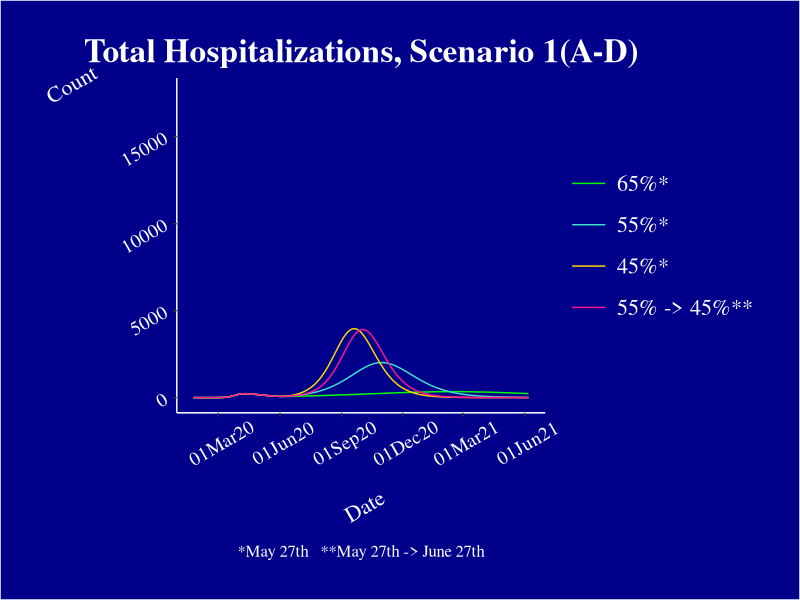
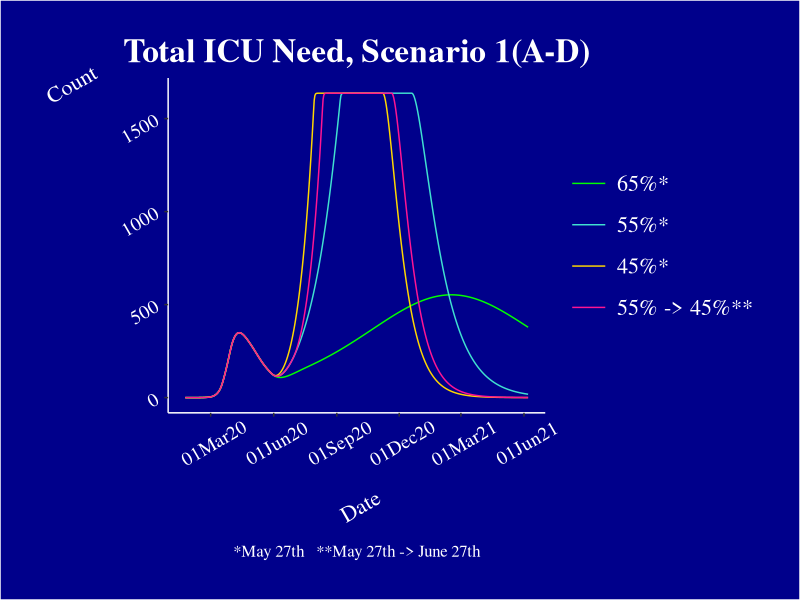
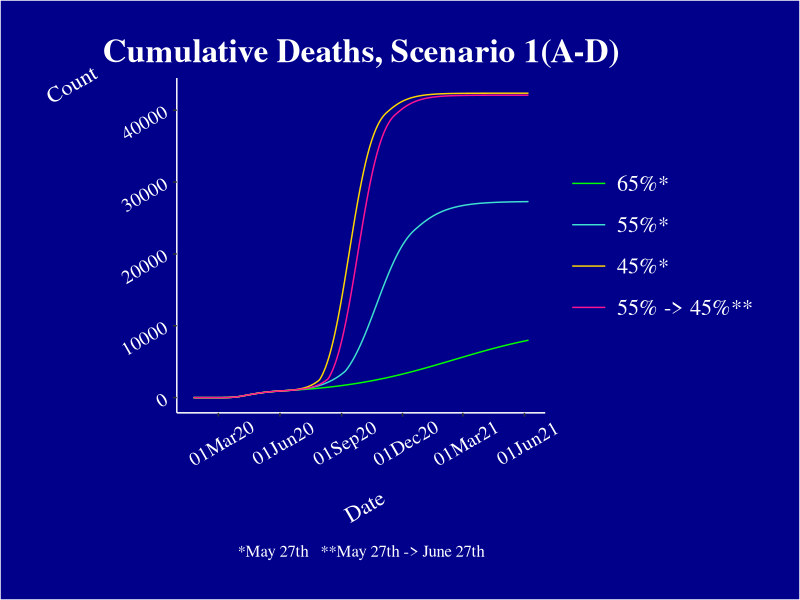

Write the R code that produced these figures, in order. (Note: this script raises an error after producing the figures.)
## load deSolve package
library(deSolve)

# change the populations as needed according to grouping scheme

Cp <- 5840795 #5359295 # Colorado population = 5840795, 9% higher for previous runs, multiply all by 1.08984
n1 <- 1513005 #1388277 # population age group 1
n2 <- 1685869 #1546890 # population age group 2
n3 <- 1902963 #1746088 # population age group 3
n4 <- 738958 #678040 # population age group 4

# build SEIR model as an R function

seir1 <- function(t, x, parms) {
  
  with(as.list(c(parms, x)), {
    
    # change over time in efficacy of % mag SD among specific age groups
    ef1 <- ifelse(t<t2, 0, ifelse(t<t3, mag1, ifelse(t<t4, mag2, ifelse(t<t5, mag3, ifelse(t<t6,  mag4, ifelse(t< t7, ef1_1,ifelse(t<t8,  ef1_2, ef1_3)))))))
    #ef2 <- ifelse(t<t2, 0, ifelse(t<t3, mag1, ifelse(t<t4, mag2, ifelse(t<t5, mag3, ifelse(t<t6,  mag4, ifelse(t< t7, ef2_1,ifelse(t<t8,  ef2_2, ef2_3)))))))
    #ef3 <- ifelse(t<t2, 0, ifelse(t<t3, mag1, ifelse(t<t4, mag2, ifelse(t<t5, mag3, ifelse(t<t6,  mag4, ifelse(t< t7, ef3_1,ifelse(t<t8,  ef3_2, ef3_3)))))))
    ef4 <- ifelse(t<t2, 0, ifelse(t<t3, mag1, ifelse(t<t4, mag2, ifelse(t<t5, mag3, ifelse(t<t6,  mag4, ifelse(t< t7, ef4_1,ifelse(t<t8,  ef4_2, ef4_3)))))))
    
    siI <- ifelse (t < t1, 0, siI) ##Change proportion of symptomatics that self-isolate after 4/27
    ramp <-ifelse(t < 129, 0, ifelse(t<168,(t-129)*ramp, 39*ramp)) #For ramp up in case isolation : increases proportion of symptomatic case isoaltion over time
    maska <- ifelse(t< 73, 0, ifelse(t< t4,maska,maskb))
    CT  <- ifelse(t < t6, 0, pCT)
    
    dS1  <-    - (I1+I2+I3+I4)*(beta*(1-(maska*0.03))*lambda*S1*(1-(siI+ramp))*(1-ef1))/N - (beta*S1*(1-(maska*0.2667))*(A1+A2+A3+A4)*(1-ef1))/N 
    dE1  <-    - E1/alpha   + (I1+I2+I3+I4)*(beta*(1-(maska*0.03))*lambda*S1*(1-(siI+ramp))*(1-ef1))/N + (beta*S1*(1-(maska*0.2667))*(A1+A2+A3+A4)*(1-ef1))/N 
    dI1  <- (E1*pS1)/alpha - I1*(gamma) -  I1*pID*CT*kap*pi*om
    dII1 <-                         (I1+A1)*pID*CT*kap*pi*om - II1*gamma
    dIh1 <- I1*hosp1*gamma + II1*pS1*hosp1*gamma - Ih1*1/8
    dA1  <- (E1*(1-pS1))/alpha - A1*gamma - A1*pID*CT*kap*pi*om
    dR1  <- (I1+II1*pS1)*(gamma*(1-hosp1-cc1)) + A1*gamma 
    dRh1 <- Ih1*1/8
  
    dIc <- ((I1+II1*pS1)*cc1 + (I2+II2*pS2)*cc2 + (I3+II3*pS3)*cc3 + (I4+II4*pS4)*cc4)*gamma - min(Ic,cap)*(1/10) - max(((Ic + ((I1+II1*pS1)*cc1 + (I2+II2*pS2)*cc2 + (I3+II3*pS3)*cc3 + (I4+II4*pS4)*cc4)*gamma)-cap),0)    
    dRc <- (1 - dc)*min(Ic,cap)*(1/10)
    dD  <-      dc *min(Ic,cap)*(1/10)                       + max(((Ic + I1*cc1*gamma + I2*cc2*gamma + I3*cc3*gamma + I4*cc4*gamma)-cap),0) 
    
    dS2  <-    - (I1+I2+I3+I4)*(beta*(1-(maska*0.03))*lambda*S2*(1-(siI+ramp))*(1-ef1))/N - (beta*S2*(1-(maska*0.2667))*(A1+A2+A3+A4)*(1-ef1))/N 
    dE2  <-    - E2/alpha   + (I1+I2+I3+I4)*(beta*(1-(maska*0.03))*lambda*S2*(1-(siI+ramp))*(1-ef1))/N + (beta*S2*(1-(maska*0.2667))*(A1+A2+A3+A4)*(1-ef1))/N 
    dI2  <- (E2*pS2)/alpha - I2*(gamma) -  I2*pID*CT*kap*pi*om
    dII2 <-                         (I2+A2)*pID*CT*kap*pi*om - II2*gamma
    dIh2 <- I2*hosp2*gamma + II2*pS2*hosp2*gamma - Ih2*1/8
    dA2  <- (E2*(1-pS2))/alpha - A2*gamma - A2*pID*CT*kap*pi*om
    dR2  <- (I2+II2*pS2)*(gamma*(1-hosp2-cc2)) + A2*gamma 
    dRh2 <- Ih2*1/8 
    
    dS3  <-    - (I1+I2+I3+I4)*(beta*(1-(maska*0.03))*lambda*S3*(1-(siI+ramp))*(1-ef1))/N - (beta*S3*(1-(maska*0.2667))*(A1+A2+A3+A4)*(1-ef1))/N 
    dE3  <-    - E3/alpha   + (I1+I2+I3+I4)*(beta*(1-(maska*0.03))*lambda*S3*(1-(siI+ramp))*(1-ef1))/N + (beta*S3*(1-(maska*0.2667))*(A1+A2+A3+A4)*(1-ef1))/N 
    dI3  <- (E3*pS3)/alpha - I3*(gamma)  - I3*pID*CT*kap*pi*om
    dII3 <-                         (I3+A3)*pID*CT*kap*pi*om - II3*gamma
    dIh3 <- I3*hosp3*gamma + II3*pS3*hosp3*gamma - Ih3*1/8
    dA3  <- (E3*(1-pS3))/alpha - A3*gamma - A3*pID*CT*kap*pi*om
    dR3  <- (I3+II3*pS3)*(gamma*(1-hosp3-cc3)) + A3*gamma 
    dRh3 <- Ih3*1/8

    dS4  <-    - (I1+I2+I3+I4)*(beta*(1-(maska*0.03))*lambda*S4*(1-(siI+ramp))*(1-ef4))/N - (beta*S4*(1-(maska*0.2667))*(A1+A2+A3+A4)*(1-ef4))/N 
    dE4  <-    - E4/alpha   + (I1+I2+I3+I4)*(beta*(1-(maska*0.03))*lambda*S4*(1-(siI+ramp))*(1-ef4))/N + (beta*S4*(1-(maska*0.2667))*(A1+A2+A3+A4)*(1-ef4))/N 
    dI4  <- (E4*pS4)/alpha - I4*(gamma)  - I4*pID*CT*kap*pi*om
    dII4 <-                         (I4+A4)*pID*CT*kap*pi*om - II4*gamma
    dIh4 <- I4*hosp4*gamma + II4*pS4*hosp4*gamma - Ih4*1/8
    dA4  <- (E4*(1-pS4))/alpha - A4*gamma - A4*pID*CT*kap*pi*om
    dR4  <- (I4+II4*pS4)*(gamma*(1-hosp4-cc4)) + A4*gamma 
    dRh4 <- Ih4*1/8

    der <- c(dS1, dE1, dI1, dII1, dIh1, dA1, dR1, dRh1, dIc, dRc, dD,
             dS2, dE2, dI2, dII2, dIh2, dA2, dR2, dRh2, 
             dS3, dE3, dI3, dII3, dIh3, dA3, dR3, dRh3, 
             dS4, dE4, dI4, dII4, dIh4, dA4, dR4, dRh4)
    
    list(der,
         It = I1 + I2 + I3 + I4,
         IIt = II1 + II2 + II3 + II4)
  })
}


scen <- read.csv('CT 4ages params 0609.csv')

# rows (n) to represent scenario numbers
n <- as.numeric(nrow(scen)) 
covid_ts <- list() # empty data frame to hold the time series data

# run simulations from time 1 to 500, one simulation per scenario row for as many rows as we have

for(i in 1:n){
  # define parameters that will change
  
  parms <- c(beta = scen[i, c('beta')], # transmission rate
             cap = 1800,
             gamma = 1/8,
             alpha = 5.1,
             Cp = Cp,
             n1 = n1,
             n2 = n2,
             n3 = n3,
             n4 = n4,
             dc = 0.5, # death rate from ICU
             ef1_1 = scen[i,c('ef1_1')],
             ef1_2 = scen[i,c('ef1_2')],
             ef1_3 = scen[i,c('ef1_3')],
             ef2_1 = scen[i,c('ef2_1')],
             ef2_2 = scen[i,c('ef2_2')],
             ef2_3 = scen[i,c('ef2_3')],
             ef3_1 = scen[i,c('ef3_1')],
             ef3_2 = scen[i,c('ef3_2')],
             ef3_3 = scen[i,c('ef3_3')],
             ef4_1 = scen[i,c('ef4_1')],
             ef4_2 = scen[i,c('ef4_2')],
             ef4_3 = scen[i,c('ef4_3')],
             ef1 = 0,
             ef2 = 0,
             ef3 = 0,
             ef4 = 0,
             pS1 = scen[i,c('pS1')], ## proportion of infectious individuals symptomatic (0-19)
             pS2 = scen[i,c('pS2')], ## proportion of infectious individuals symptomatic (20-39)
             pS3 = scen[i,c('pS3')], ## proportion of infectious individuals symptomatic (40-59)
             pS4 = scen[i,c('pS4')], ## proportion of infectious individuals symptomatic (60-79)
             pID = scen[i,c('pID')], ## proportion of symptomatic individuals Identified
             siI = scen[i,c('siI')],## Proportion of symptomatic individuals self isolate
             lambda = scen[i,c('lambda')], ##difference in infectiousness symptomatic/asymptomatic
             hosp1 = scen[i,c('hosp1')], 
             cc1 = scen[i,c('cc1')],
             hosp2 = scen[i,c('hosp2')], 
             cc2 = scen[i,c('cc2')],
             hosp3 = scen[i,c('hosp3')], 
             cc3 = scen[i,c('cc3')],
             hosp4 = scen[i,c('hosp4')], 
             cc4 = scen[i,c('cc4')],
             mag1 = scen[i, c('mag1')],
             mag2 = scen[i, c('mag2')],
             mag3 = scen[i, c('mag3')],
             mag4 = scen[i, c('mag4')],
             t1 = scen[i,c('t1')],
             t2 = scen[i,c('t2')],
             t3 = scen[i,c('t3')],
             t4 = scen[i,c('t4')],
             t5 = scen[i,c('t5')],
             t6 = scen[i,c('t6')],
             t7 = scen[i,c('t7')],
             t8 = scen[i,c('t8')],
             ramp = scen[i,c('ramp')],
             maska = scen[i,c('maska')],
             maskb = scen[i,c('maskb')],
             kap = scen[i,c("kap")], #average number of contacts traced per detected case
             pCT = scen[i,c("pCT")], #proportion of identified cases with contacts traced
             pi = scen[i,c("pi")], #probability a contact traced infected individual is isolated before infecting other susceptibles 
             om = scen[i,c("om")] #probability a contact traced individual is infected
  )
  
  dt      <- seq(0, 500, 1)
  
  inits      <- c(S1 = n1 - 1, E1 = 0, I1 = 1, II1 = 0, Ih1 = 0, A1 = 0, R1 = 0, Rh1 = 0, Ic = 0, Rc = 0, D = 0,
                  S2 = n2,     E2 = 0, I2 = 0, II2 = 0, Ih2 = 0, A2 = 0, R2 = 0, Rh2 = 0,
                  S3 = n3,     E3 = 0, I3 = 0, II3 = 0, Ih3 = 0, A3 = 0, R3 = 0, Rh3 = 0,
                  S4 = n4,     E4 = 0, I4 = 0, II4 = 0, Ih4 = 0, A4 = 0, R4 = 0, Rh4 = 0)
  N  <- Cp
  
  
  out <- lsoda(inits, dt, seir1, parms = parms)
  covid_ts[[i]] <- as.matrix(out)
}

#library(dplyr)
all <-  as.data.frame(cbind(rep(1:n, each=501), do.call("rbind", covid_ts)))
all$scenario <- all$V1
all$V1 <- NULL

all.scen <- merge(scen, all, by = "scenario")

write.csv(all.scen, './allscenarios_4ageCT_deaths.csv', row.names = F)

# plot total daily hospitalizations for all the proposed scenarios for each of the age groups

library(ggplot2)

# Multiple plot function

multiplot <- function(..., plotlist=NULL, file, cols=1, layout=NULL) {
  library(grid)
  
  # Make a list from the ... arguments and plotlist
  plots <- c(list(...), plotlist)
  
  numPlots = length(plots)
  
  # If layout is NULL, then use 'cols' to determine layout
  if (is.null(layout)) {
    # Make the panel
    # ncol: Number of columns of plots
    # nrow: Number of rows needed, calculated from # of cols
    layout <- matrix(seq(1, cols * ceiling(numPlots/cols)),
                     ncol = cols, nrow = ceiling(numPlots/cols))
  }
  
  if (numPlots==1) {
    print(plots[[1]])
    
  } else {
    # Set up the page
    grid.newpage()
    pushViewport(viewport(layout = grid.layout(nrow(layout), ncol(layout))))
    
    # Make each plot, in the correct location
    for (i in 1:numPlots) {
      # Get the i,j matrix positions of the regions that contain this subplot
      matchidx <- as.data.frame(which(layout == i, arr.ind = TRUE))
      
      print(plots[[i]], vp = viewport(layout.pos.row = matchidx$row,
                                      layout.pos.col = matchidx$col))
    }
  }
}

# subset into Scenario 1
# add an incrementing date vector with January 24th, 2020 as the starting value

scen1 <- subset(all.scen, all.scen$scenalpha == "1A" | all.scen$scenalpha == "1B" |
                  all.scen$scenalpha == "1C" | all.scen$scenalpha == "1D")

scen1$date <- seq(from = as.Date("2020/1/24"), to = as.Date("2020/1/24") + 500, "days")

# generate the total hospitalization and ICU plots for Scenario 1

p1hosp <- ggplot(data = scen1, aes(x = date, y = Ih4, group = scenalpha, color = scenalpha)) +
  geom_line() + ylim(0, 17500) + labs(x = "Date", y = "Count",
                                      title = "Total Hospitalizations, Scenario 1(A-D)",
                                      caption = "*May 27th   **May 27th -> June 27th",
                                      col = "Scenario") + scale_x_date(date_labels = "%d%b%y", date_breaks = "3 months") +
  guides(color = guide_legend(override.aes = list(size = 10))) +
  scale_color_manual(name = "Scenario",
                     labels = c("65%*", "55%*", "45%*", "55% -> 45%**"),
                     values = c("green", "turquoise", "gold", "deeppink")) +
  theme(plot.background = element_rect(fill = "darkblue"),
        plot.margin = unit(c(1, 1, 1, 1), "cm"),
        panel.background = element_rect(fill = "darkblue"),
        legend.background = element_rect(fill = "darkblue"),
        legend.key = element_rect(color = NA, fill = NA),
        panel.grid.major = element_blank(),
        panel.grid.minor = element_blank(),
        plot.title = element_text(face = "bold", size = 24, color = "white", family = "serif", hjust = 0.5),
        plot.caption = element_text(size = 12, color = "white", family = "serif", hjust = 0.5),
        legend.title = element_blank(),
        legend.text = element_text(size = 16, color = "white", family = "serif"),
        axis.line = element_line(color = "white"),
        axis.title.x = element_text(size = 16, color = "white", family = "serif", angle = 30),
        axis.title.y = element_text(size = 16, color = "white", family = "serif", angle = 30),
        axis.text.x = element_text(size = 14, color = "white", family = "serif", angle = 30, margin = margin(15, 5, 5, 5, "pt")),
        axis.text.y = element_text(size = 14, color = "white", family = "serif", angle = 30, margin = margin(0, 5, 0, 10, "pt")))

p1hosp

p1icu <- ggplot(data = scen1, aes(x = date, y = Ic, group = scenalpha, color = scenalpha)) +
  geom_line() + labs(x = "Date", y = "Count",
                     title = "Total ICU Need, Scenario 1(A-D)",
                     caption = "*May 27th   **May 27th -> June 27th",
                     col = "Scenario") + scale_x_date(date_labels = "%d%b%y", date_breaks = "3 months") +
  guides(color = guide_legend(override.aes = list(size = 10))) +
  scale_color_manual(name = "Scenario",
                     labels = c("65%*", "55%*", "45%*", "55% -> 45%**"),
                     values = c("green", "turquoise", "gold", "deeppink")) +
  theme(plot.background = element_rect(fill = "darkblue"),
        plot.margin = unit(c(1, 1, 1, 1), "cm"),
        panel.background = element_rect(fill = "darkblue"),
        legend.background = element_rect(fill = "darkblue"),
        legend.key = element_rect(color = NA, fill = NA),
        panel.grid.major = element_blank(),
        panel.grid.minor = element_blank(),
        plot.title = element_text(face = "bold", size = 24, color = "white", family = "serif", hjust = 0.5),
        plot.caption = element_text(size = 12, color = "white", family = "serif", hjust = 0.5),
        legend.title = element_blank(),
        legend.text = element_text(size = 16, color = "white", family = "serif"),
        axis.line = element_line(color = "white"),
        axis.title.x = element_text(size = 16, color = "white", family = "serif", angle = 30),
        axis.title.y = element_text(size = 16, color = "white", family = "serif", angle = 30),
        axis.text.x = element_text(size = 14, color = "white", family = "serif", angle = 30, margin = margin(15, 5, 5, 5, "pt")),
        axis.text.y = element_text(size = 14, color = "white", family = "serif", angle = 30, margin = margin(0, 5, 0, 10, "pt")))

p1icu

p1d <- ggplot(data = scen1, aes(x = date, y = D, group = scenalpha, color = scenalpha)) +
  geom_line() + labs(x = "Date", y = "Count",
                     title = "Cumulative Deaths, Scenario 1(A-D)",
                     caption = "*May 27th   **May 27th -> June 27th",
                     col = "Scenario") + scale_x_date(date_labels = "%d%b%y", date_breaks = "3 months") +
  guides(color = guide_legend(override.aes = list(size = 10))) +
  scale_color_manual(name = "Scenario",
                     labels = c("65%*", "55%*", "45%*", "55% -> 45%**"),
                     values = c("green", "turquoise", "gold", "deeppink")) +
  theme(plot.background = element_rect(fill = "darkblue"),
        plot.margin = unit(c(1, 1, 1, 1), "cm"),
        panel.background = element_rect(fill = "darkblue"),
        legend.background = element_rect(fill = "darkblue"),
        legend.key = element_rect(color = NA, fill = NA),
        panel.grid.major = element_blank(),
        panel.grid.minor = element_blank(),
        plot.title = element_text(face = "bold", size = 24, color = "white", family = "serif", hjust = 0.5),
        plot.caption = element_text(size = 12, color = "white", family = "serif", hjust = 0.5),
        legend.title = element_blank(),
        legend.text = element_text(size = 16, color = "white", family = "serif"),
        axis.line = element_line(color = "white"),
        axis.title.x = element_text(size = 16, color = "white", family = "serif", angle = 30),
        axis.title.y = element_text(size = 16, color = "white", family = "serif", angle = 30),
        axis.text.x = element_text(size = 14, color = "white", family = "serif", angle = 30, margin = margin(15, 5, 5, 5, "pt")),
        axis.text.y = element_text(size = 14, color = "white", family = "serif", angle = 30, margin = margin(0, 5, 0, 10, "pt")))

p1d

# Repeat for Scenarios 2 and 3

# subset into Scenario 2
# add an incrementing date vector with January 24th, 2020 as the starting value

scen2 <- subset(all.scen, all.scen$scenalpha == "2A" | all.scen$scenalpha == "2B" |
                  all.scen$scenalpha == "2C" | all.scen$scenalpha == "2D")

scen2$date <- seq(from = as.Date("2020/1/24"), to = as.Date("2020/1/24") + 500, "days")

# generate the total hospitalization and ICU plots for Scenario 2

p2hosp <- ggplot(data = scen2, aes(x = date, y = Iht, group = scenalpha, color = scenalpha)) +
  geom_line() + ylim(0, 2500) + labs(x = "Date", y = "Count",
                                     title = "Total Hospitalizations, Scenario 2(A-D)",
                                     caption = "*May 27th   **May 27th -> June 27th",
                                     col = "Scenario") + scale_x_date(date_labels = "%d%b%y", date_breaks = "3 months") +
  guides(color = guide_legend(override.aes = list(size = 10))) +
  scale_color_manual(name = "Scenario",
                     labels = c("65%*", "55%*", "45%*", "55% -> 45%**"),
                     values = c("green", "turquoise", "gold", "deeppink")) +
  theme(plot.background = element_rect(fill = "darkblue"),
        plot.margin = unit(c(1, 1, 1, 1), "cm"),
        panel.background = element_rect(fill = "darkblue"),
        legend.background = element_rect(fill = "darkblue"),
        legend.key = element_rect(color = NA, fill = NA),
        panel.grid.major = element_blank(),
        panel.grid.minor = element_blank(),
        plot.title = element_text(face = "bold", size = 24, color = "white", family = "serif", hjust = 0.5),
        plot.caption = element_text(size = 12, color = "white", family = "serif", hjust = 0.5),
        legend.title = element_blank(),
        legend.text = element_text(size = 16, color = "white", family = "serif"),
        axis.line = element_line(color = "white"),
        axis.title.x = element_text(size = 16, color = "white", family = "serif", angle = 30),
        axis.title.y = element_text(size = 16, color = "white", family = "serif", angle = 30),
        axis.text.x = element_text(size = 14, color = "white", family = "serif", angle = 30, margin = margin(15, 5, 5, 5, "pt")),
        axis.text.y = element_text(size = 14, color = "white", family = "serif", angle = 30, margin = margin(0, 5, 0, 10, "pt")))

p2hosp

p2icu <- ggplot(data = scen2, aes(x = date, y = Ict, group = scenalpha, color = scenalpha)) +
  geom_line() + ylim(0, 800) + labs(x = "Date", y = "Count",
                                    title = "Total ICU Need, Scenario 2(A-D)",
                                    caption = "*May 27th   **May 27th -> June 27th",
                                    col = "Scenario") + scale_x_date(date_labels = "%d%b%y", date_breaks = "3 months") +
  guides(color = guide_legend(override.aes = list(size = 10))) +
  scale_color_manual(name = "Scenario",
                     labels = c("65%*", "55%*", "45%*", "55% -> 45%**"),
                     values = c("green", "turquoise", "gold", "deeppink")) +
  theme(plot.background = element_rect(fill = "darkblue"),
        plot.margin = unit(c(1, 1, 1, 1), "cm"),
        panel.background = element_rect(fill = "darkblue"),
        legend.background = element_rect(fill = "darkblue"),
        legend.key = element_rect(color = NA, fill = NA),
        panel.grid.major = element_blank(),
        panel.grid.minor = element_blank(),
        plot.title = element_text(face = "bold", size = 24, color = "white", family = "serif", hjust = 0.5),
        plot.caption = element_text(size = 12, color = "white", family = "serif", hjust = 0.5),
        legend.title = element_blank(),
        legend.text = element_text(size = 16, color = "white", family = "serif"),
        axis.line = element_line(color = "white"),
        axis.title.x = element_text(size = 16, color = "white", family = "serif", angle = 30),
        axis.title.y = element_text(size = 16, color = "white", family = "serif", angle = 30),
        axis.text.x = element_text(size = 14, color = "white", family = "serif", angle = 30, margin = margin(15, 5, 5, 5, "pt")),
        axis.text.y = element_text(size = 14, color = "white", family = "serif", angle = 30, margin = margin(0, 5, 0, 10, "pt")))

p2icu

# subset into Scenario 3
# add an incrementing date vector with January 24th, 2020 as the starting value

scen3 <- subset(all.scen, all.scen$scenalpha == "3A" | all.scen$scenalpha == "3B" |
                  all.scen$scenalpha == "3C" | all.scen$scenalpha == "3D")

scen3$date <- seq(from = as.Date("2020/1/24"), to = as.Date("2020/1/24") + 500, "days")

# generate the total hospitalization and ICU plots for Scenario 3

p3hosp <- ggplot(data = scen3, aes(x = date, y = Iht, group = scenalpha, color = scenalpha)) +
  geom_line() + ylim(0, 4000) + labs(x = "Date", y = "Count",
                                     title = "Total Hospitalizations, Scenario 3(A-D)",
                                     caption = "*May 27th   **May 27th -> June 27th",
                                     col = "Scenario") + scale_x_date(date_labels = "%d%b%y", date_breaks = "3 months") +
  guides(color = guide_legend(override.aes = list(size = 10))) +
  scale_color_manual(name = "Scenario",
                     labels = c("65%*", "55%*", "45%*", "55% -> 45%**"),
                     values = c("green", "turquoise", "gold", "deeppink")) +
  theme(plot.background = element_rect(fill = "darkblue"),
        plot.margin = unit(c(1, 1, 1, 1), "cm"),
        panel.background = element_rect(fill = "darkblue"),
        legend.background = element_rect(fill = "darkblue"),
        legend.key = element_rect(color = NA, fill = NA),
        panel.grid.major = element_blank(),
        panel.grid.minor = element_blank(),
        plot.title = element_text(face = "bold", size = 24, color = "white", family = "serif", hjust = 0.5),
        plot.caption = element_text(size = 12, color = "white", family = "serif", hjust = 0.5),
        legend.title = element_blank(),
        legend.text = element_text(size = 16, color = "white", family = "serif"),
        axis.line = element_line(color = "white"),
        axis.title.x = element_text(size = 16, color = "white", family = "serif", angle = 30),
        axis.title.y = element_text(size = 16, color = "white", family = "serif", angle = 30),
        axis.text.x = element_text(size = 14, color = "white", family = "serif", angle = 30, margin = margin(15, 5, 5, 5, "pt")),
        axis.text.y = element_text(size = 14, color = "white", family = "serif", angle = 30, margin = margin(0, 5, 0, 10, "pt")))

p3hosp

p3icu <- ggplot(data = scen3, aes(x = date, y = Ict, group = scenalpha, color = scenalpha)) +
  geom_line() + ylim(0, 1200) + labs(x = "Date", y = "Count",
                                     title = "Total ICU Need, Scenario 3(A-D)",
                                     caption = "*May 27th   **May 27th -> June 27th",
                                     col = "Scenario") + scale_x_date(date_labels = "%d%b%y", date_breaks = "3 months") +
  guides(color = guide_legend(override.aes = list(size = 10))) +
  scale_color_manual(name = "Scenario",
                     labels = c("65%*", "55%*", "45%*", "55% -> 45%**"),
                     values = c("green", "turquoise", "gold", "deeppink")) +
  theme(plot.background = element_rect(fill = "darkblue"),
        plot.margin = unit(c(1, 1, 1, 1), "cm"),
        panel.background = element_rect(fill = "darkblue"),
        legend.background = element_rect(fill = "darkblue"),
        legend.key = element_rect(color = NA, fill = NA),
        panel.grid.major = element_blank(),
        panel.grid.minor = element_blank(),
        plot.title = element_text(face = "bold", size = 24, color = "white", family = "serif", hjust = 0.5),
        plot.caption = element_text(size = 12, color = "white", family = "serif", hjust = 0.5),
        legend.title = element_blank(),
        legend.text = element_text(size = 16, color = "white", family = "serif"),
        axis.line = element_line(color = "white"),
        axis.title.x = element_text(size = 16, color = "white", family = "serif", angle = 30),
        axis.title.y = element_text(size = 16, color = "white", family = "serif", angle = 30),
        axis.text.x = element_text(size = 14, color = "white", family = "serif", angle = 30, margin = margin(15, 5, 5, 5, "pt")),
        axis.text.y = element_text(size = 14, color = "white", family = "serif", angle = 30, margin = margin(0, 5, 0, 10, "pt")))

p3icu
